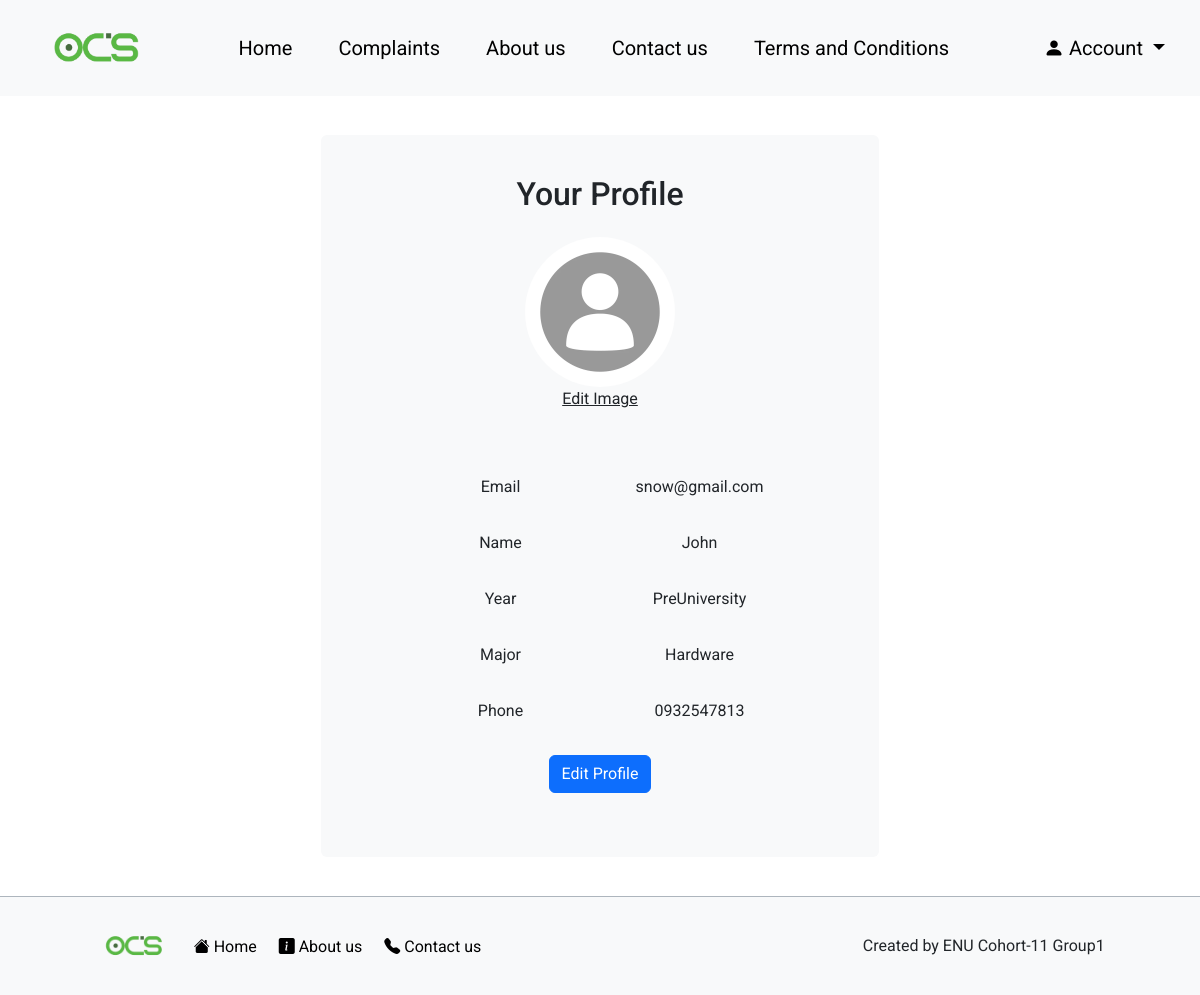
The app's page /profile (signed in), older data.
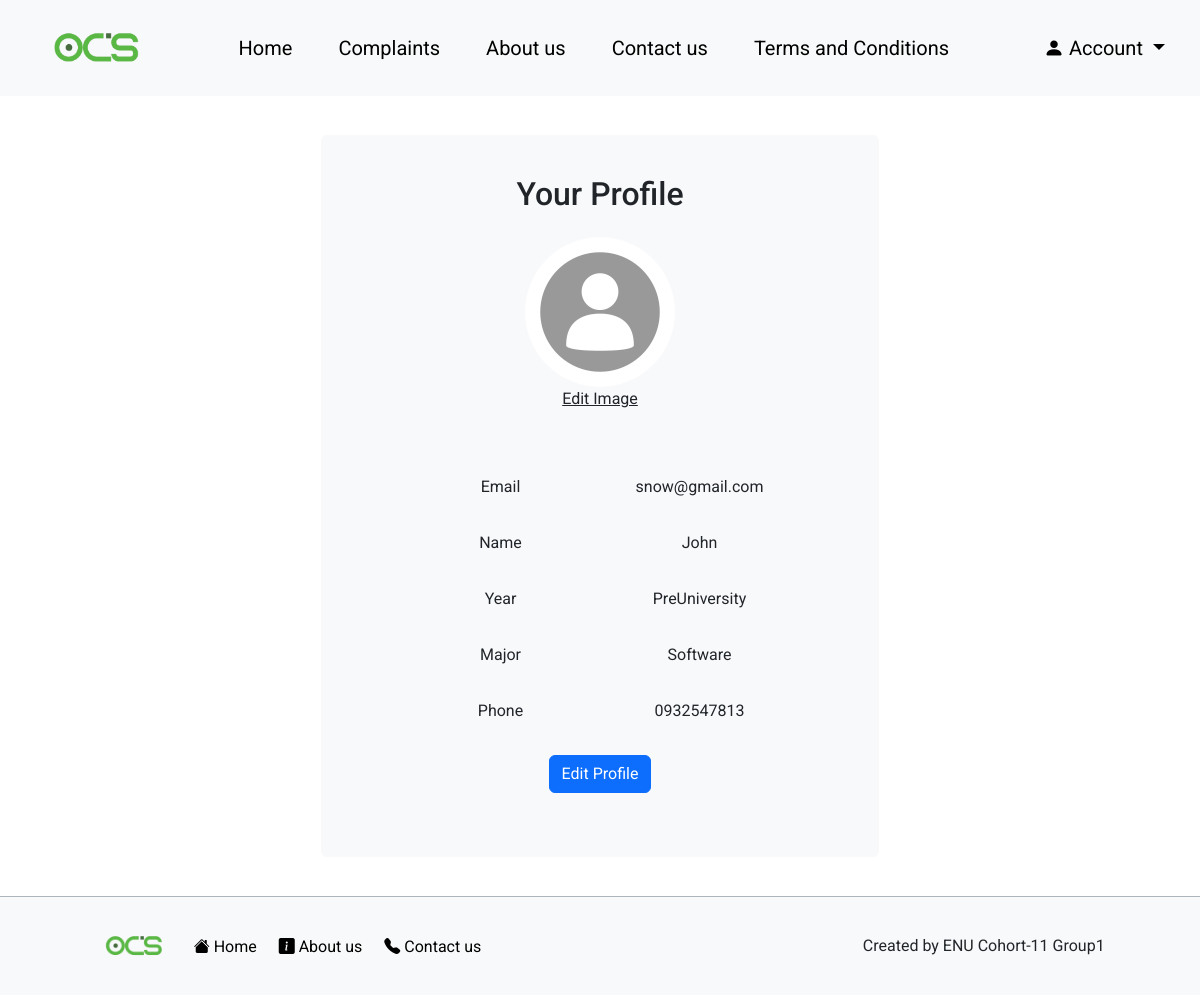
The same page, newer data.
### website/models.py (models this page shows)
class Student(db.Model):
    id = db.Column(db.Integer, primary_key=True)
    student_name = db.Column(db.String(255), nullable=False)
    student_email = db.Column(db.String(255), nullable=False)
    student_password = db.Column(db.String(255), nullable=False)
    student_image = db.Column(db.String(255), nullable=False)
    student_year = db.Column(db.String(255), nullable=False)
    student_major = db.Column(db.String(255), nullable=False)
    student_phone = db.Column(db.String(255), nullable=False)
    complaints = db.relationship('Complaints')

### app.py (the view)
@app.route('/profile', methods=['GET', 'POST'])
def clientProfile():
    if 'student_id' not in session:
        return redirect(url_for('SignIn'))
    else:
        return clientprofile()

### website/clientfeatures.py (called while the page is built, shortened)
def clientprofile():
    user_id = session.get('student_id')
    student = Student.query.get(user_id)
    if student:
        return render_template('clientprofile.html', user=student)
    session.pop('student_id', None)
    return render_template('homepage.html')

### website/templates/clientprofile.html (shortened to what this page needs)
{% extends "clientlayout.html" %} {% block title %}Profile{% endblock%} {% block content %}
<div class="d-flex justify-content-center align-items-center min-vh-100">
  <div
    class="p-3 bg-body-tertiary rounded"
    style="background-color: white; width: 50%"
  >
    <div class="container text-center">
      <h2 class="m-4">Your Profile</h2>
        <div>
          <img
            src="{{ url_for('static', filename='images/'+ user.student_image) }}"
            alt="Welcome Image"
            class="img-fluid rounded-circle"
            style="width: 150px; height: 150px"
          />
          <form enctype="multipart/form-data" method="POST" style="margin-top:0;padding-top:0;padding-bottom:0">
            <label for="profileImage" style="text-decoration: underline">
              Edit Image
            </label>
          </form>
        </div>
        <div class="m-5">
          <div class="row p-3">
            <div class="col-md-6">Email</div>
            <div class="col-md-6" style="overflow-wrap:break-word;">{{ user.student_email }}</div>
          </div>
          <div class="row p-3">
            <div class=" col-md-6">Name</div>
            <div class=" col-md-6">{{ user.student_name}}</div>
          </div>
          <div class="row p-3">
            <div class="col-md-6">Year</div>
            <div class="col-md-6">{{ user.student_year }}</div>
          </div>
          <div class="row p-3">
            <div class="col-md-6">Major</div>
            <div class="col-md-6">{{ user.student_major }}</div>
          </div>
          <div class="row p-3">
            <div class="col-md-6">Phone</div>
            <div class="col-md-6">{{ user.student_phone }}</div>
          </div>
          <div class="mt-3">
            <button class="btn btn-primary" data-bs-toggle="modal" data-bs-target="#editprofileModal">
              Edit Profile
            </button>
          </div>
        </div>
      </div>
      </div>
    </div>
</div>
{% endblock %}

Row changes from the older to the newer data that the page shows:
changed Student "snow@gmail.com": student_major "Hardware" → "Software"
